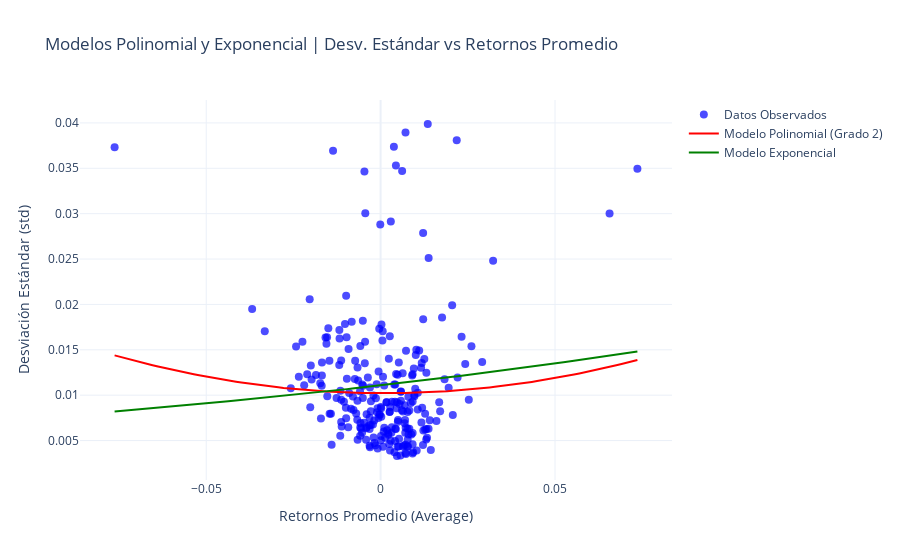

The notebook cell this image was saved under:
### Code cell
#Modelo 2
import numpy as np
import pandas as pd
import yfinance as yf
import statsmodels.api as sm
from scipy.optimize import curve_fit
import plotly.graph_objects as go

# 1. Descargar datos históricos del activo
activo = "AAPL"  # Ticker del activo
periodo = "1y"
datos = yf.Ticker(activo).history(period=periodo)
Datos_Mercado = yf.Ticker("SPY").history(period=periodo)  

# 2. Calcular los retornos promedio (Average) y la desviación estándar (std)
datos['Average'] = datos[['High', 'Low']].mean(axis=1).pct_change()
datos['std'] = datos['Average'].rolling(window=5).std()
Datos_Mercado['RMercado'] = Datos_Mercado['Close'].pct_change()


# Eliminar valores NaN para los ajustes
datos.dropna(inplace=True)
Datos_Mercado.dropna(inplace=True)

# --- MODELO POLINOMIAL ---
# Ajustar un modelo polinomial de grado 2
X_poly = np.column_stack((datos['Average'], datos['Average']**2))  # [x, x^2]
X_poly = sm.add_constant(X_poly)  # Añadir intercepto
modelo_poly = sm.OLS(datos['std'], X_poly).fit()


# Asegurar que los datos tengan la misma longitud
min_length = min(len(datos['Average']), len(Datos_Mercado['RMercado']))
datos_trimmed = datos['Average'][:min_length]
mercado_trimmed = Datos_Mercado['RMercado'][:min_length]

# Coeficientes del modelo polinomial
alpha_poly = modelo_poly.params[0]  # Intercepto
cov_matrix = np.cov(datos_trimmed, mercado_trimmed)
cov_am = cov_matrix[0, 1]
var_m = cov_matrix[1, 1]
beta_1_poly = cov_am / var_m * modelo_poly.params[1]
beta_2_poly = cov_am / var_m * modelo_poly.params[2]


# Predicciones del modelo Polinomial
datos['std_pred_poly'] = alpha_poly + beta_1_poly * datos['Average'] + beta_2_poly * datos['Average']**2


# --- MODELO EXPONENCIAL ---
# Definir la función exponencial
def modelo_exponencial(x, alpha, beta):
    return alpha * np.exp(beta * x)

# Ajustar el modelo exponencial
popt, _ = curve_fit(modelo_exponencial, datos['Average'], datos['std'], maxfev=10000)
alpha_exp, beta_exp = popt

# Predicciones del modelo exponencial
datos['std_pred_exp'] = modelo_exponencial(datos['Average'], alpha_exp, beta_exp)

# --- GRAFICAR LOS RESULTADOS ---
fig = go.Figure()

# Datos observados
fig.add_trace(go.Scatter(x=datos['Average'], y=datos['std'],
                         mode='markers', name='Datos Observados',
                         marker=dict(size=8, color='blue', opacity=0.7)))

# Línea del modelo polinomial
x_vals = np.linspace(datos['Average'].min(), datos['Average'].max(), 100)
y_vals_poly = alpha_poly + beta_1_poly * x_vals + beta_2_poly * x_vals**2
fig.add_trace(go.Scatter(x=x_vals, y=y_vals_poly, mode='lines', name='Modelo Polinomial (Grado 2)',
                         line=dict(color='red')))

# Línea del modelo exponencial
y_vals_exp = modelo_exponencial(x_vals, alpha_exp, beta_exp)
fig.add_trace(go.Scatter(x=x_vals, y=y_vals_exp, mode='lines', name='Modelo Exponencial',
                         line=dict(color='green')))

# Configuración del gráfico
fig.update_layout(title="Modelos Polinomial y Exponencial | Desv. Estándar vs Retornos Promedio",
                  xaxis_title="Retornos Promedio (Average)",
                  yaxis_title="Desviación Estándar (std)",
                  template="plotly_white")

fig.show()

# --- RESULTADOS ---
print("Resultados del Modelo Polinomial:")
print(f"Intercepto (α): {alpha_poly:.4f}")
print(f"Coeficiente Lineal (β1): {beta_1_poly:.4f}")
print(f"Coeficiente Cuadrático (β2): {beta_2_poly:.4f}")
print(f"Resumen del Modelo Polinomial:\n{modelo_poly.summary()}")

print("\nResultados del Modelo Exponencial:")
print(f"Intercepto (α): {alpha_exp:.4f}")
print(f"Coeficiente Exponencial (β): {beta_exp:.4f}")

### Figure 1 — Plotly figure (JSON) as saved in the notebook; plotly's stock layout.template omitted (floating-point values rounded to 4 significant figures; data arrays with more than 128 entries replaced by an {"elided": "..."} marker saying what was removed)
{"data": [{"marker": {"color": "blue", "opacity": 0.7, "size": 8}, "mode": "markers", "name": "Datos Observados", "type": "scatter", "x": {"elided": "246 float values"}, "y": {"elided": "246 float values"}}, {"line": {"color": "red"}, "mode": "lines", "name": "Modelo Polinomial (Grado 2)", "type": "scatter", "x": [-0.07627, -0.07475, -0.07324, -0.07172, -0.07021, -0.0687, -0.06718, -0.06567, -0.06415, -0.06264, -0.06113, -0.05961, -0.0581, -0.05658, -0.05507, -0.05356, -0.05204, -0.05053, -0.04901, -0.0475, -0.04599, -0.04447, -0.04296, -0.04144, -0.03993, -0.03842, -0.0369, -0.03539, -0.03387, -0.03236, -0.03085, -0.02933, -0.02782, -0.0263, -0.02479, -0.02327, -0.02176, -0.02025, -0.01873, -0.01722, -0.0157, -0.01419, -0.01268, -0.01116, -0.009648, -0.008134, -0.00662, -0.005106, -0.003592, -0.002078, -0.0005638, 0.0009502, 0.002464, 0.003978, 0.005492, 0.007006, 0.008521, 0.01003, 0.01155, 0.01306, 0.01458, 0.01609, 0.0176, 0.01912, 0.02063, 0.02215, 0.02366, 0.02518, 0.02669, 0.0282, 0.02972, 0.03123, 0.03275, 0.03426, 0.03577, 0.03729, 0.0388, 0.04032, 0.04183, 0.04334, 0.04486, 0.04637, 0.04789, 0.0494, 0.05091, 0.05243, 0.05394, 0.05546, 0.05697, 0.05848, 0.06, 0.06151, 0.06303, 0.06454, 0.06606, 0.06757, 0.06908, 0.0706, 0.07211, 0.07363], "y": [0.01439, 0.01422, 0.01407, 0.01391, 0.01376, 0.01361, 0.01347, 0.01332, 0.01318, 0.01305, 0.01292, 0.01279, 0.01266, 0.01254, 0.01242, 0.0123, 0.01219, 0.01208, 0.01197, 0.01187, 0.01177, 0.01167, 0.01157, 0.01148, 0.01139, 0.01131, 0.01123, 0.01115, 0.01107, 0.011, 0.01093, 0.01087, 0.0108, 0.01075, 0.01069, 0.01064, 0.01059, 0.01054, 0.0105, 0.01046, 0.01042, 0.01039, 0.01035, 0.01033, 0.0103, 0.01028, 0.01026, 0.01025, 0.01024, 0.01023, 0.01022, 0.01022, 0.01022, 0.01023, 0.01024, 0.01025, 0.01026, 0.01028, 0.0103, 0.01032, 0.01035, 0.01038, 0.01041, 0.01045, 0.01049, 0.01053, 0.01057, 0.01062, 0.01068, 0.01073, 0.01079, 0.01085, 0.01092, 0.01098, 0.01106, 0.01113, 0.01121, 0.01129, 0.01137, 0.01146, 0.01155, 0.01164, 0.01174, 0.01184, 0.01194, 0.01205, 0.01216, 0.01227, 0.01239, 0.01251, 0.01263, 0.01276, 0.01288, 0.01302, 0.01315, 0.01329, 0.01343, 0.01358, 0.01372, 0.01387]}, {"line": {"color": "green"}, "mode": "lines", "name": "Modelo Exponencial", "type": "scatter", "x": [-0.07627, -0.07475, -0.07324, -0.07172, -0.07021, -0.0687, -0.06718, -0.06567, -0.06415, -0.06264, -0.06113, -0.05961, -0.0581, -0.05658, -0.05507, -0.05356, -0.05204, -0.05053, -0.04901, -0.0475, -0.04599, -0.04447, -0.04296, -0.04144, -0.03993, -0.03842, -0.0369, -0.03539, -0.03387, -0.03236, -0.03085, -0.02933, -0.02782, -0.0263, -0.02479, -0.02327, -0.02176, -0.02025, -0.01873, -0.01722, -0.0157, -0.01419, -0.01268, -0.01116, -0.009648, -0.008134, -0.00662, -0.005106, -0.003592, -0.002078, -0.0005638, 0.0009502, 0.002464, 0.003978, 0.005492, 0.007006, 0.008521, 0.01003, 0.01155, 0.01306, 0.01458, 0.01609, 0.0176, 0.01912, 0.02063, 0.02215, 0.02366, 0.02518, 0.02669, 0.0282, 0.02972, 0.03123, 0.03275, 0.03426, 0.03577, 0.03729, 0.0388, 0.04032, 0.04183, 0.04334, 0.04486, 0.04637, 0.04789, 0.0494, 0.05091, 0.05243, 0.05394, 0.05546, 0.05697, 0.05848, 0.06, 0.06151, 0.06303, 0.06454, 0.06606, 0.06757, 0.06908, 0.0706, 0.07211, 0.07363], "y": [0.008199, 0.008249, 0.008298, 0.008348, 0.008398, 0.008448, 0.008499, 0.00855, 0.008601, 0.008653, 0.008705, 0.008757, 0.008809, 0.008862, 0.008915, 0.008969, 0.009022, 0.009077, 0.009131, 0.009186, 0.009241, 0.009296, 0.009352, 0.009408, 0.009464, 0.009521, 0.009578, 0.009636, 0.009693, 0.009752, 0.00981, 0.009869, 0.009928, 0.009988, 0.01005, 0.01011, 0.01017, 0.01023, 0.01029, 0.01035, 0.01041, 0.01048, 0.01054, 0.0106, 0.01067, 0.01073, 0.01079, 0.01086, 0.01092, 0.01099, 0.01106, 0.01112, 0.01119, 0.01126, 0.01132, 0.01139, 0.01146, 0.01153, 0.0116, 0.01167, 0.01174, 0.01181, 0.01188, 0.01195, 0.01202, 0.01209, 0.01217, 0.01224, 0.01231, 0.01239, 0.01246, 0.01253, 0.01261, 0.01269, 0.01276, 0.01284, 0.01292, 0.01299, 0.01307, 0.01315, 0.01323, 0.01331, 0.01339, 0.01347, 0.01355, 0.01363, 0.01371, 0.01379, 0.01388, 0.01396, 0.01404, 0.01413, 0.01421, 0.0143, 0.01438, 0.01447, 0.01456, 0.01464, 0.01473, 0.01482]}], "layout": {"title": {"text": "Modelos Polinomial y Exponencial | Desv. Estándar vs Retornos Promedio"}, "xaxis": {"title": {"text": "Retornos Promedio (Average)"}}, "yaxis": {"title": {"text": "Desviación Estándar (std)"}}}}
